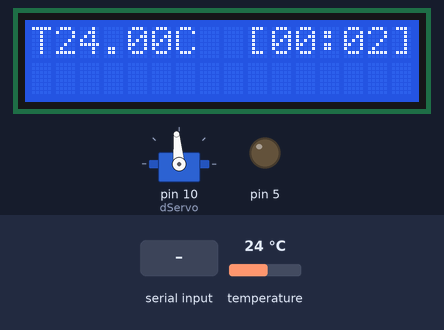
The sketch below on a simulated Arduino Nano, built with avr-gcc and run on an emulated ATmega328P. Shown: 16×2 character LCD, servo, output pins drawn as LEDs (lit = HIGH). Inputs (shaded band) come from the test bench; at power-on: temperature 24 °C. What the sketch prints to the serial monitor is not drawn.

Above: at 8.0 s.
8.1 s: temperature set to 10.4 °C
At 11.2 s:
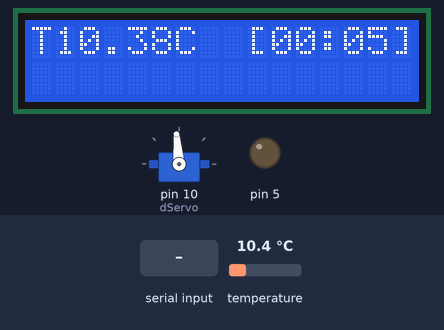
11.3 s: temperature set to 9.5 °C
At 15.0 s:
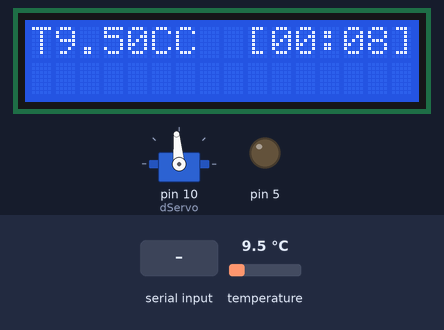
17.3 s: temperature set to 12 °C
At 23.4 s:
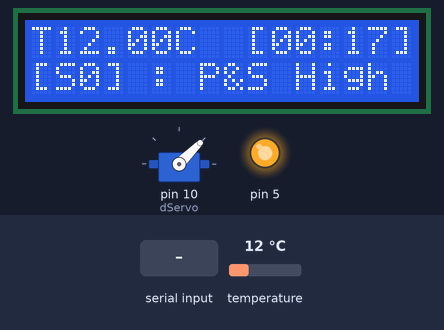
24.7 s: temperature set to 9 °C
At 29.4 s:
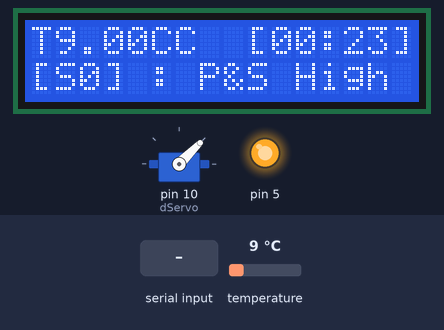
32.1 s: "90,45\n" received over Serial
At 33.2 s:
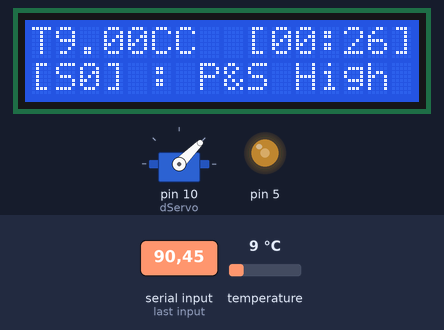
38.3 s: "200\n" received over Serial
At 68.1 s:
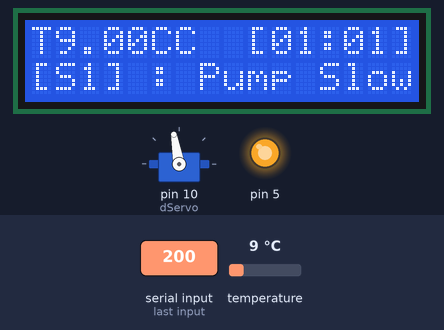
Timing chart, 0 to 68.8 s (numbered marks = the images above; inputs shaded):
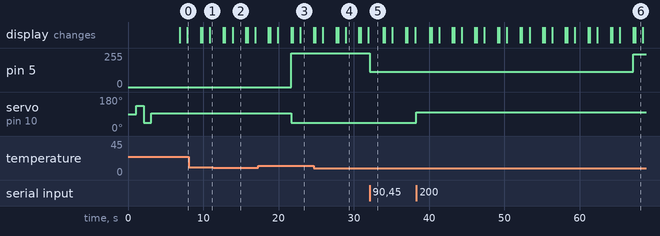

The sketch:

Hydroponic-servo-v05.ino
```cpp
/* Hydroponic drain & Flood by #ApaITU
 *  https://www.youtube.com/channel/UChBQyf27VmOEk8uWdQYuX-Q
 *
 *  September 2022
 *
 *  MicroController   : Arduino Nano
 *  Servo             : SG90 on pin 10
 *  Mosfet DC-Pump    : IRF520 Module
 *  StepDown          : 12v to 5V
 *  TDS Probe         : DIY Pin A0(ecPin),A1(ecGnd), A3(ecPlus)
 *  Temperatur Sensor : DS18B20 RED VCC,  YELLOW Data, Black Gnd, Data Pullup 4k7
 *
 *  Drain & Flood
 *  1) Servo Close the drain
 *  2) pump run for 2 minute
 *  3) at the minute 8, servo open the drain
 *  4) at minute 15 reset cycle
 *
 *
 * TDS :
 *
 * Electrical Conductivy ~  ec[mS/cm2] = 1/ρ
 * 1S = 1/Ohm >>
 * conductivy is reciproc to resistivity, higher conductivity lower the Resistance
 * Higher the Resistance lower the conductivity
 *
 *
 * from wire conductivy we have
 * Resistance R = ρ* (l/A)
 * l :  Length  of the wire [m]
 * A :  Cross Sectional Area [m2]
 * ρ :  resistivity (property of material) [Ohm.m]
 *
 * we know that ρ ~ R * l, we could measure the cross sectional area on solid wire
 * how about salt diluted solution? we could not measure the area since it fluid
 * the EC measure the electrical conductivity of solution between to probe in distance of 1cm
 * we make it simple, since ρ ~ R we bring const K to make the statement related
 *      ρ   = R.K
 *      ec  = 1/ρ
 *          = 1/R.K
 *
 * we could measure the R by drawning probe into the solution, we use simple voltage divider Formula
 *      Vout  = Vin*(R2/(R1+R2))
 *      Vec   = Vcc*(Rec/R1+Rec)
 *      Vec   : Voltage we read from the probe on ecPin
 *      Vcc   : 5V from Arduino Nano A3(ecPlus)
 *      R1    : 1K resistor
 *      Ra    : internal  resistance of arduino pin, we need add into account Ra around 25 Ohm
 *      R1 = R1+Ra = 1025K
 *
 * we formulate the statement :
 *      Vec.R1 + Vec.Rec  = Vcc*Rec
 *            Rec(Vcc-Vec)= Vec.R1
 *                    Rec = R1.(Vec/(Vcc-Vec))
 * we know
 *      R1  = 1k
 *      Vcc = 5V
 *      Vec = 5*(analogRead(A0)/1023.0)
 *
 * next step ec=1/(Rec.K*1000)        1000 because ec [mS/cm]  1mS = 1/1000*R
 *  since we use DIY style probe, we need to measure the K value
 *  there is around 1.6 we could calibrate later
 *
 *  now we get the EC value from the probe, actually electrical conductivity deviate by temperatur, around 2% per C
 *  we could look at the graph, the 2% deviation only valid in very small interval around 25C, there for we  need to calculate
 *  EC on 25C or
 *  EC25 =  EC/(1+Tc(T-25.0)
 *
 *  Finaly PPM (Partical per Million)
 *  PPM = EC25*(ppmConversion*1000)
 *
 *  ppmConversion : 3 standard 0.5, 0.6, 0.7
 *  PPM (Truncheon), PPM (Eutech), PPM (Hanna)
 *
 *  we use 1EC = 0.5/1000 PPM or 500PPM
 *
 *  PPM = EC25.500
 *
 *
 * Since we are not using AC voltage we could not draw currennt to the solution all the time,
 * the measurement process should not longer then 6 seconds, otherwise the solution will be electrolys
 *
 * Version
 * V01    : initial state
 * V02    : ds18b20
 * V02b   : floodNdrain()
 *
 *
*/

#include <LiquidCrystal_I2C.h>
#include <Servo.h>
#include <OneWire.h>
#include <DallasTemperature.h>
#define ONE_WIRE_BUS 2
Servo dServo;
LiquidCrystal_I2C lcd(0x23,16,2);
OneWire oneWire(ONE_WIRE_BUS);
DallasTemperature tSensor(&oneWire);
DeviceAddress insideThermometer;

int pos;
uint32_t prevMillis;

byte ss;
byte mm;
int counter;
const int startC=15;
const int slowPumpC=60;
const int stopPumpC=120;
const int servoReleaseC=240;
const int resetC=300;
bool dFlag;

float tempC;

void setup() {
  Serial.begin(115200);
  lcd.init();
  lcd.backlight();
  lcd.setCursor(4,0);
  lcd.print("ApaITU");
  lcd.setCursor(2,1);
  lcd.print("Hydroponic");
  pinMode(5,OUTPUT);
  digitalWrite(5,0);
  dServo.attach(10);
  delay(1000);
  dServo.write(135);
  delay(1000);
  dServo.write(45);
  delay(1000);
  dServo.write(95);
  delay(3000);
  tSensor.begin();
  tSensor.requestTemperatures();
  tempC = tSensor.getTempCByIndex(0);
  lcd.clear();
}

void loop() {
  tickSecond();
  serialLoop();
  drainNflood();
}

String twoDigit(int i){
  String s;
  if(i<10){
    s = "0"+String(i);
  } else {
    s = String(i);
  }
  return s;
}

void tickSecond(){
  if(millis()-prevMillis>1000){
    prevMillis=millis();
    counter++;
    int mm  = counter/60;
    int ss  = counter%60;
  if(counter%3==0){
    tSensor.requestTemperatures();
    tempC = tSensor.getTempCByIndex(0);
  }
    lcd.setCursor(0,0);
    lcd.print("T" + String(tempC) + "C");
    lcd.setCursor(9,0);
    lcd.print("[" + twoDigit(mm) + ":" + twoDigit(ss) +"]" );
    Serial.println( "[" + twoDigit(mm)+ ":" + twoDigit(ss) + "] : [" + String(counter) + "]");
    Serial.println("Temp : ["  + String(tempC) + "C]");
    dFlag=true;
  }
}

void timeStamp(){
  ss = counter%60;
  mm = counter/60;
}
void drainNflood(){
  if(dFlag){
    switch (counter){
      case startC :
        dServo.write(45);
        digitalWrite(5,HIGH);
        Serial.println("[startC]: [" + String(startC) + "] dServo.write(55) UP");
        Serial.println("[startC]: [" + String(startC) + "] pump pwm 255");
        lcd.setCursor(0,1);
        lcd.print("[S0] : P&S High");
        break;
      case slowPumpC :
        analogWrite(5,245);
        Serial.println("[slowPumpC]: " + String(slowPumpC) + " pump pwm 200");
        lcd.setCursor(0,1);
        lcd.print("[S1] : Pump SlowDown");
        break;
      case stopPumpC :
        digitalWrite(5,LOW);
        Serial.println("[stopPumpC]: " + String(stopPumpC) + " pump digitalWrite LOW");
        lcd.setCursor(0,1);
        lcd.print("[S2] : Pump Stop");
        break;
      case servoReleaseC:
        dServo.write(150);
        Serial.println("[servoReleaseC]: " + String(servoReleaseC) + " dServo.write(135) DOWN");
        lcd.setCursor(0,1);
        lcd.print("[S3] : Servo Down");
        break;
      case resetC :
        counter=14;
        lcd.setCursor(0,1);
        lcd.print("[S4] : Reset");
      Serial.println("[resetC]: " + String(resetC) + "dServo.write(30) DOWN");
        break;
    }
    dFlag=false;

  }
}

void serialLoop(){
  if(Serial.available()){
    int i = Serial. parseInt();
    if(i!=0){
      //myservo.write(i);
      Serial.println("Serial-input :" + String(i));
      if(i>100){
        dServo.write(i-100);
        Serial.println("dServo.write :" + String(i-100));
      }
      if(i<100){
        Serial.println("Speed :" + String(i));
        int pwm = map(i,0,100,0,255);
        Serial.println("pwm : " + String(pwm));
        analogWrite(5,pwm);
      }

    }
  }
}
```

Measured:
- the behaviour switches between 10 and 9.9 °C on temperature (found by bisection; images 1 and 2)
- after the input at 11.3 s, the display: first changes after 1.3 s (image 2 shows a later state)
- after the input at 17.3 s, the display: first changes after 1.4 s (image 3 shows a later state)
- after the input at 24.7 s, the display: first differs from a run without the input after 3.0 s (image 4 shows a later state)
- after the input at 32.1 s, pin 5: 255/255 → 114/255 at once
- after the input at 38.3 s, servo on pin 10 (dServo): 45° → 100° at once
- what the display in image 3 shows lasts 1.8 s, from 22.9 s to 24.7 s
